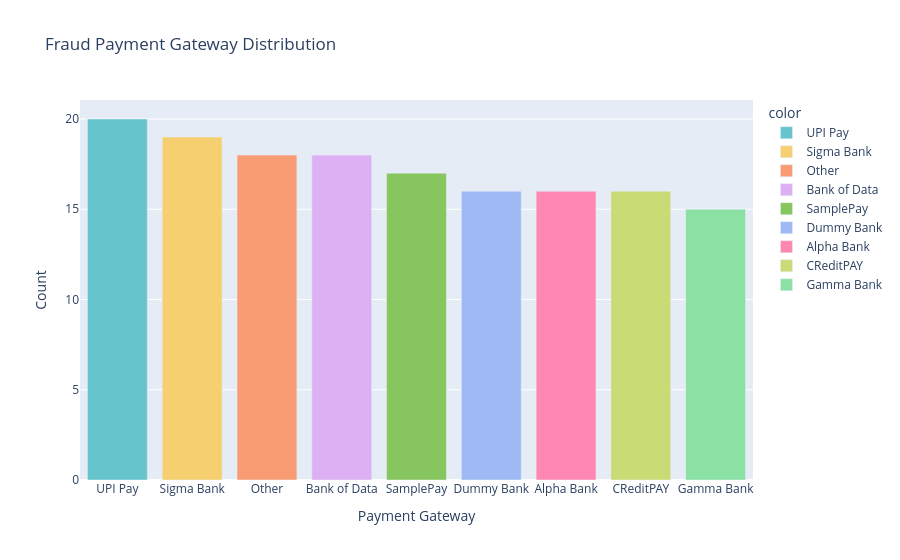

The cell this chart's notebook holds for it:
### Code cell
fig = px.bar(
    x=fraud['Payment_Gateway'].value_counts().index,
    y=fraud['Payment_Gateway'].value_counts().values,
    color=fraud['Payment_Gateway'].value_counts().index,
    title='Fraud Payment Gateway Distribution',
    labels={'x':'Payment Gateway', 'y':'Count'},
    color_discrete_sequence=px.colors.qualitative.Pastel
)
fig.update_layout(xaxis={'categoryorder':'total descending'})
fig.show()

### Figure 1 — Plotly figure (JSON) as saved in the notebook; plotly's stock layout.template omitted (floating-point values rounded to 4 significant figures)
{"data": [{"hovertemplate": "color=UPI Pay<br>Payment Gateway=%{x}<br>Count=%{y}<extra></extra>", "legendgroup": "UPI Pay", "marker": {"color": "rgb(102, 197, 204)", "pattern": {"shape": ""}}, "name": "UPI Pay", "orientation": "v", "showlegend": true, "textposition": "auto", "type": "bar", "x": ["UPI Pay"], "xaxis": "x", "y": [20], "yaxis": "y"}, {"hovertemplate": "color=Sigma Bank<br>Payment Gateway=%{x}<br>Count=%{y}<extra></extra>", "legendgroup": "Sigma Bank", "marker": {"color": "rgb(246, 207, 113)", "pattern": {"shape": ""}}, "name": "Sigma Bank", "orientation": "v", "showlegend": true, "textposition": "auto", "type": "bar", "x": ["Sigma Bank"], "xaxis": "x", "y": [19], "yaxis": "y"}, {"hovertemplate": "color=Other<br>Payment Gateway=%{x}<br>Count=%{y}<extra></extra>", "legendgroup": "Other", "marker": {"color": "rgb(248, 156, 116)", "pattern": {"shape": ""}}, "name": "Other", "orientation": "v", "showlegend": true, "textposition": "auto", "type": "bar", "x": ["Other"], "xaxis": "x", "y": [18], "yaxis": "y"}, {"hovertemplate": "color=Bank of Data<br>Payment Gateway=%{x}<br>Count=%{y}<extra></extra>", "legendgroup": "Bank of Data", "marker": {"color": "rgb(220, 176, 242)", "pattern": {"shape": ""}}, "name": "Bank of Data", "orientation": "v", "showlegend": true, "textposition": "auto", "type": "bar", "x": ["Bank of Data"], "xaxis": "x", "y": [18], "yaxis": "y"}, {"hovertemplate": "color=SamplePay<br>Payment Gateway=%{x}<br>Count=%{y}<extra></extra>", "legendgroup": "SamplePay", "marker": {"color": "rgb(135, 197, 95)", "pattern": {"shape": ""}}, "name": "SamplePay", "orientation": "v", "showlegend": true, "textposition": "auto", "type": "bar", "x": ["SamplePay"], "xaxis": "x", "y": [17], "yaxis": "y"}, {"hovertemplate": "color=Dummy Bank<br>Payment Gateway=%{x}<br>Count=%{y}<extra></extra>", "legendgroup": "Dummy Bank", "marker": {"color": "rgb(158, 185, 243)", "pattern": {"shape": ""}}, "name": "Dummy Bank", "orientation": "v", "showlegend": true, "textposition": "auto", "type": "bar", "x": ["Dummy Bank"], "xaxis": "x", "y": [16], "yaxis": "y"}, {"hovertemplate": "color=Alpha Bank<br>Payment Gateway=%{x}<br>Count=%{y}<extra></extra>", "legendgroup": "Alpha Bank", "marker": {"color": "rgb(254, 136, 177)", "pattern": {"shape": ""}}, "name": "Alpha Bank", "orientation": "v", "showlegend": true, "textposition": "auto", "type": "bar", "x": ["Alpha Bank"], "xaxis": "x", "y": [16], "yaxis": "y"}, {"hovertemplate": "color=CReditPAY<br>Payment Gateway=%{x}<br>Count=%{y}<extra></extra>", "legendgroup": "CReditPAY", "marker": {"color": "rgb(201, 219, 116)", "pattern": {"shape": ""}}, "name": "CReditPAY", "orientation": "v", "showlegend": true, "textposition": "auto", "type": "bar", "x": ["CReditPAY"], "xaxis": "x", "y": [16], "yaxis": "y"}, {"hovertemplate": "color=Gamma Bank<br>Payment Gateway=%{x}<br>Count=%{y}<extra></extra>", "legendgroup": "Gamma Bank", "marker": {"color": "rgb(139, 224, 164)", "pattern": {"shape": ""}}, "name": "Gamma Bank", "orientation": "v", "showlegend": true, "textposition": "auto", "type": "bar", "x": ["Gamma Bank"], "xaxis": "x", "y": [15], "yaxis": "y"}], "layout": {"barmode": "relative", "legend": {"title": {"text": "color"}, "tracegroupgap": 0}, "title": {"text": "Fraud Payment Gateway Distribution"}, "xaxis": {"anchor": "y", "categoryorder": "total descending", "domain": [0, 1], "title": {"text": "Payment Gateway"}}, "yaxis": {"anchor": "x", "domain": [0, 1], "title": {"text": "Count"}}}}
